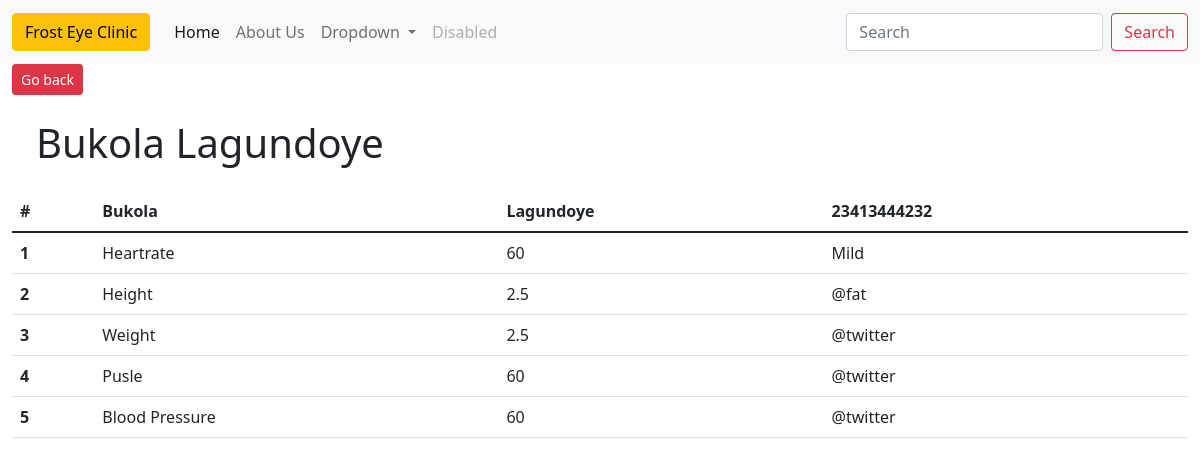
Screenshot of /office_app/patient_detail/7/ with the database file from the repository.
### office_app/models.py (models this page shows, shortened)
class Vitals(models.Model):
    patient = models.ForeignKey(Patient, on_delete=models.CASCADE, null=True, blank=True, related_name='patient_vitals')
    heartrate = models.IntegerField(default=60)
    height = models.DecimalField(default=2.5, max_digits=5, decimal_places=1)
    weight = models.DecimalField(default=2.5, max_digits=5, decimal_places=1)
    blood_pressure = models.IntegerField(default=60, validators=[MinValueValidator(1), MaxValueValidator(200)])
    pulse = models.IntegerField(default=60, validators=[MinValueValidator(1), MaxValueValidator(200)])
    class Meta:
        verbose_name_plural = "Vitals"

class Patient(models.Model):
    first_name = models.CharField(max_length=25)
    last_name = models.CharField(max_length=25)
    age = models.IntegerField(default=1)
    email = models.EmailField(null=True, blank=True)
    phone_number = models.CharField(max_length=30)
    timestamp = models.DateTimeField(auto_now_add=True, null=True)
    gender = models.CharField(max_length=10, choices=GENDER_CHOICES, null=True)
    avatar = models.ImageField(upload_to ='static/images/models', null=True, blank=True)
    is_active = models.BooleanField(default=True)
    assigned_doctor = models.ManyToManyField(Doctors, blank=True)
    class Meta:
        ordering = ['first_name', 'last_name']
    @property
    def full_name(self):
        return f'{self.first_name} {self.last_name}'

### office_app/views.py (the view)
# urls.py: path('patient_detail/<int:patient_id>/', views.patient_vitals, name='patient_detail'),
def patient_vitals(request, patient_id):
    try:
        patient_vitals = Vitals.objects.get(patient_id=patient_id)
        context = {'patient_vitals': patient_vitals}
        return render(request, 'office_app/patient_detail.html', context)
    except ObjectDoesNotExist:
        patient = Patient.objects.get(pk=patient_id)
        context = {'patient': patient}
        return render(request, 'office_app/no_detail.html', context)

### office_app/templates/office_app/patient_detail.html
{% extends 'base.html' %}
{% block content %}
      <div>
        <a href="{% url 'office_app:list_patients' %}">
          <button class="btn btn-danger btn-sm">
            Go back
          </button>
        </a>
        <h1 class="m-4">{{ patient_vitals.patient.full_name }}</h1>
      </div>
        <table class="table">
            <thead>
              <tr>
                <th scope="col">#</th>
                <th scope="col">{{ patient_vitals.patient.first_name }}</th>
                <th scope="col">{{ patient_vitals.patient.last_name }}</th>
                <th scope="col">{{ patient_vitals.patient.phone_number }}</th>
              </tr>
            </thead>
            <tbody>
              <tr>
                <th scope="row">1</th>
                <td>Heartrate</td>
                <td>{{ patient_vitals.heartrate }}</td>
                <td>Mild</td>
              </tr>
              <tr>
                <th scope="row">2</th>
                <td>Height</td>
                <td>{{ patient_vitals.height }}</td>
                <td>@fat</td>
              </tr>
              <tr>
                <th scope="row">3</th>
                <td>Weight</td>
                <td>{{ patient_vitals.weight }}</td>
                <td>@twitter</td>
              </tr>
              <tr>
                <th scope="row">4</th>
                <td>Pusle</td>
                <td>{{ patient_vitals.pulse }}</td>
                <td>@twitter</td>
              </tr>
              <tr>
                <th scope="row">5</th>
                <td>Blood Pressure</td>
                <td>{{ patient_vitals.blood_pressure }}</td>
                <td>@twitter</td>
              </tr>
            </tbody>
          </table>
{% endblock %}

### office_app/templates/base.html (style rules this page uses)
a { text-decoration: none; }

### rows the page displays
Vitals: patient.full_name "Bukola Lagundoye", patient.first_name "Bukola", patient.last_name "Lagundoye", patient.phone_number "23413444232", heartrate "60", height "2.5", weight "2.5", pulse "60", blood_pressure "60"
